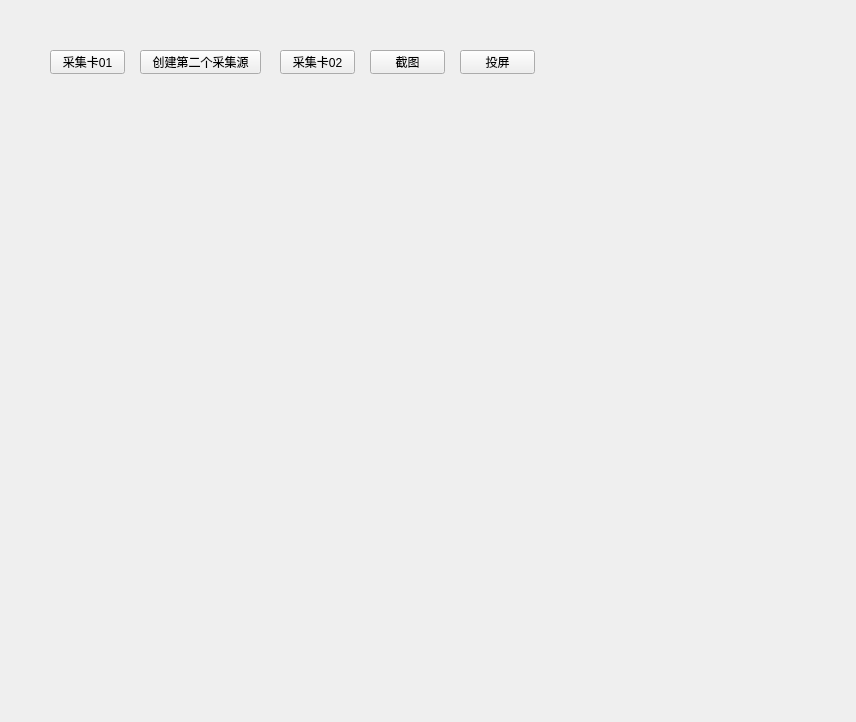
<?xml version="1.0" encoding="UTF-8"?>
<ui version="4.0">
 <class>cpswidget</class>
 <widget class="QWidget" name="cpswidget">
  <property name="geometry">
   <rect>
    <x>0</x>
    <y>0</y>
    <width>856</width>
    <height>722</height>
   </rect>
  </property>
  <property name="windowTitle">
   <string>cpswidget</string>
  </property>
  <widget class="QFrame" name="previewlFrame">
   <property name="geometry">
    <rect>
     <x>30</x>
     <y>99</y>
     <width>800</width>
     <height>600</height>
    </rect>
   </property>
   <layout class="QVBoxLayout" name="verticalLayout">
    <property name="spacing">
     <number>0</number>
    </property>
    <property name="leftMargin">
     <number>0</number>
    </property>
    <property name="topMargin">
     <number>0</number>
    </property>
    <property name="rightMargin">
     <number>0</number>
    </property>
    <property name="bottomMargin">
     <number>0</number>
    </property>
   </layout>
  </widget>
  <widget class="QPushButton" name="capture01">
   <property name="geometry">
    <rect>
     <x>50</x>
     <y>50</y>
     <width>75</width>
     <height>24</height>
    </rect>
   </property>
   <property name="text">
    <string>采集卡01</string>
   </property>
  </widget>
  <widget class="QPushButton" name="capture02">
   <property name="geometry">
    <rect>
     <x>280</x>
     <y>50</y>
     <width>75</width>
     <height>24</height>
    </rect>
   </property>
   <property name="text">
    <string>采集卡02</string>
   </property>
  </widget>
  <widget class="QPushButton" name="craete_capture02">
   <property name="geometry">
    <rect>
     <x>140</x>
     <y>50</y>
     <width>121</width>
     <height>24</height>
    </rect>
   </property>
   <property name="text">
    <string>创建第二个采集源</string>
   </property>
  </widget>
  <widget class="QPushButton" name="screenshot">
   <property name="geometry">
    <rect>
     <x>370</x>
     <y>50</y>
     <width>75</width>
     <height>24</height>
    </rect>
   </property>
   <property name="text">
    <string>截图</string>
   </property>
  </widget>
  <widget class="QPushButton" name="project">
   <property name="geometry">
    <rect>
     <x>460</x>
     <y>50</y>
     <width>75</width>
     <height>24</height>
    </rect>
   </property>
   <property name="text">
    <string>投屏</string>
   </property>
  </widget>
 </widget>
 <resources/>
 <connections/>
</ui>
